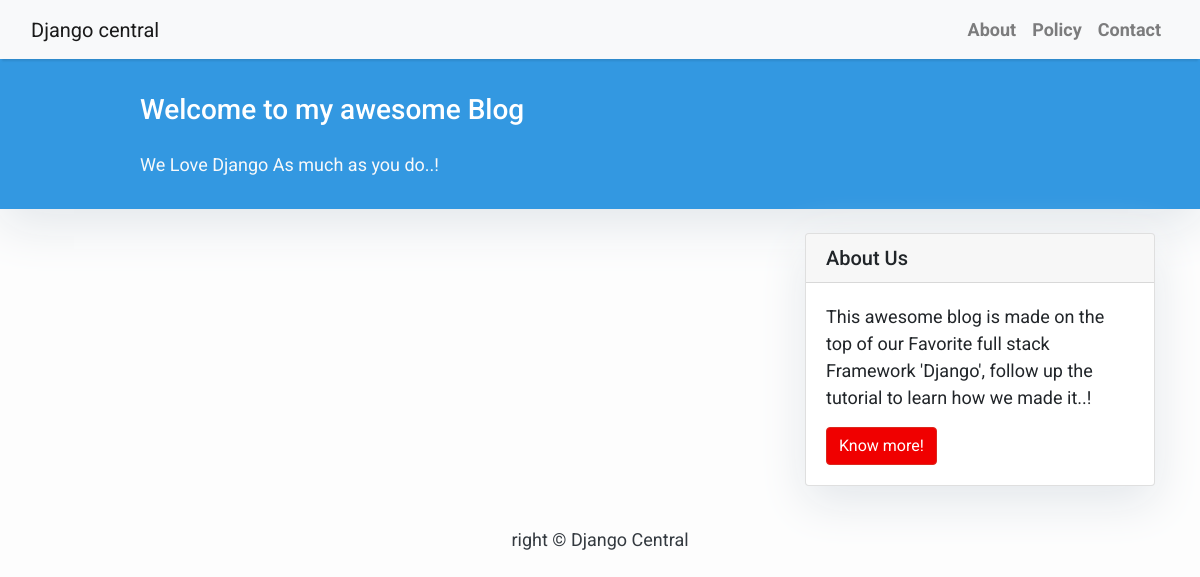
Before: / with the older database file.
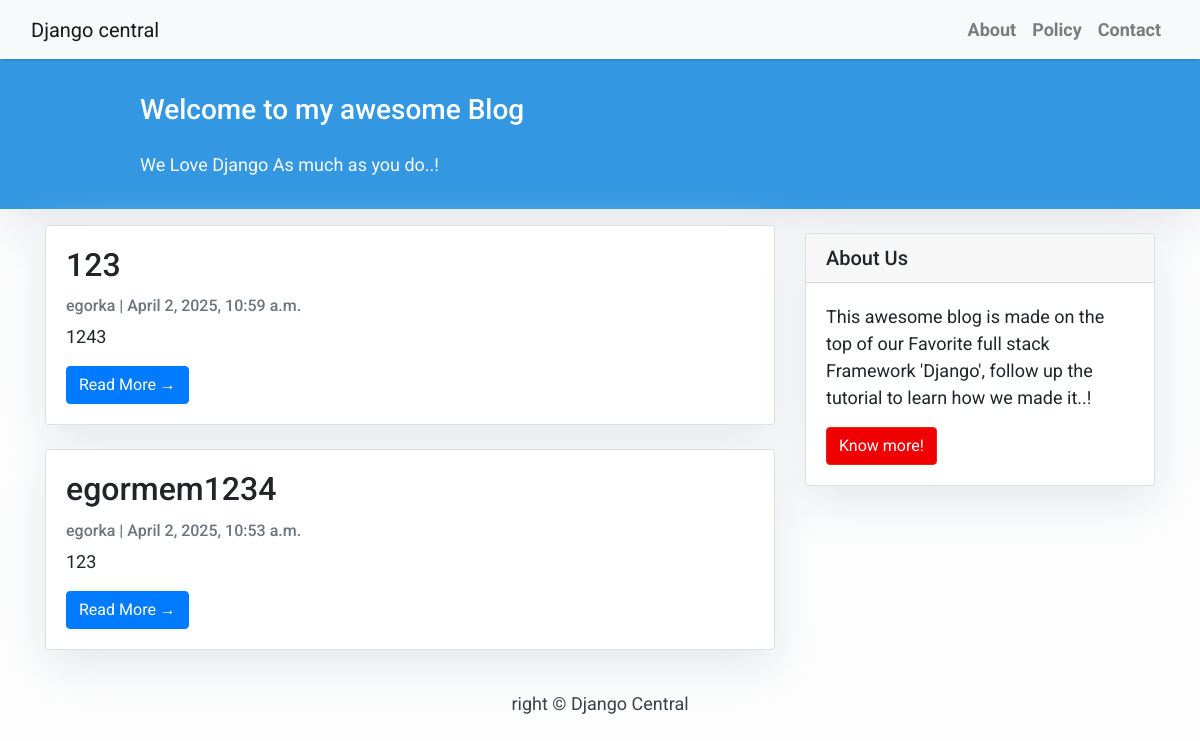
After: the same page with the newer database file.
### blog/models.py (models this page shows, shortened)
class Post(models.Model):
    title = models.CharField(max_length=200, unique=True)
    slug = models.SlugField(max_length=200, unique=True)
    author = models.ForeignKey(User, on_delete= models.CASCADE,related_name='blog_posts')
    updated_on = models.DateTimeField(auto_now= True)
    content = models.TextField()
    created_on = models.DateTimeField(auto_now_add=True)
    status = models.IntegerField(choices=STATUS, default=0)
    class Meta:
        ordering = ['-created_on']

### blog/views.py (the view)
# urls.py: path('', views.PostList.as_view(), name = 'home'),
class PostList(generic.ListView):
    queryset = Post.objects.filter(status=1).order_by('-created_on')
    template_name = 'index.html'

### templates/index.html (shortened to what this page needs)
{% extends "base.html" %}
{% block content %}
<header class="masthead">
    <div class="container">
        <div class="row">
            <div class=" col-md-8 col-md-10 mx-auto">
                <div class="site-heading">
                    <h3 class=" site-heading my-4 mt-3 text-white"> Welcome to my awesome Blog </h3>
                    <p class="text-light">We Love Django As much as you do..! &nbsp</p>
                </div>
            </div>
        </div>
    </div>
</header>
<div class="container">
    <div class="row">
        <div class="col-md-8 mt-3 left">
            {% for post in post_list %}
            <div class="card mb-4">
                <div class="card-body">
                    <h2 class="card-title">{{ post.title }}</h2>
                    <p class="card-text text-muted h6">{{ post.author }} | {{ post.created_on}} </p>
                    <p class="card-text">{{post.content|slice:":200" }}</p>
                    <a href="{% url 'post_detail' post.slug %}" class="btn btn-primary">Read More &rarr;</a>
                </div>
            </div>
            {% endfor %}
        </div>
        {% block sidebar %} {% include 'sidebar.html' %} {% endblock sidebar %}
    </div>
</div>
{%endblock%}

### templates/base.html (shortened to what this page needs)
<!DOCTYPE html>
<html>
    <head>
        <link rel="stylesheet" href="https://maxcdn.bootstrapcdn.com/bootstrap/4.0.0/css/bootstrap.min.css" />
    </head>
    <body>
        <nav class="navbar navbar-expand-lg navbar-light bg-light shadow" id="mainNav">
            <div class="container-fluid">
                <a class="navbar-brand" href="{% url 'home' %}">Django central</a>
                <div class="collapse navbar-collapse" id="navbarResponsive">
                    <ul class="navbar-nav ml-auto">
                        <li class="nav-item text-black">
                            <a class="nav-link text-black font-weight-bold" href="#">About</a>
                        </li>
                        <li class="nav-item text-black">
                            <a class="nav-link text-black font-weight-bold" href="#">Policy</a>
                        </li>
                        <li class="nav-item text-black">
                            <a class="nav-link text-black font-weight-bold" href="#">Contact</a>
                        </li>
                    </ul>
                </div>
            </div>
        </nav>
        {% block content %}{% endblock content %}
        <footer class="py-3 bg-grey">
            <p class="m-0 text-dark text-center ">right &copy; Django Central</p>
        </footer>
    </body>
</html>

### templates/sidebar.html (shortened to what this page needs)
{% block sidebar %}
<div class="col-md-4 float-right ">
    <div class="card my-4">
        <h5 class="card-header">About Us</h5>
        <div class="card-body">
            <p class="card-text"> This awesome blog is made on the top of our Favorite full stack Framework
                'Django', follow up the tutorial to learn how we made it..!</p>
            <a href="https://djangocentral.com/building-a-blog-application-with-django"
                class="btn btn-danger">Know more!</a>
        </div>
    </div>
</div>
{% endblock sidebar %}

### templates/base.html (style rules this page uses)
body { font-family: "Roboto", sans-serif; font-size: 17px; background-color: #fdfdfd; }
.shadow { box-shadow: 0 4px 2px -2px rgba(0, 0, 0, 0.1); }
.btn-danger { color: #fff; background-color: #f00000; border-color: #dc281e; }
.masthead { background: #3398E1; height: auto; padding-bottom: 15px; box-shadow: 0 16px 48px #E3E7EB; padding-top: 10px; }

### templates/index.html (style rules this page uses)
body { font-family: "Roboto", sans-serif; font-size: 18px; background-color: #fdfdfd; }
.card { box-shadow: 0 16px 48px #E3E7EB; }

### templates/sidebar.html (style rules this page uses)
.card { box-shadow: 0 16px 48px #E3E7EB; }

Changed rows visible on the page:
added Post: title "123", author "egorka", created_on "April 2, 2025, 10:59 a.m.", content "1243"
added Post: title "egormem1234", author "egorka", created_on "April 2, 2025, 10:53 a.m.", content "123"
